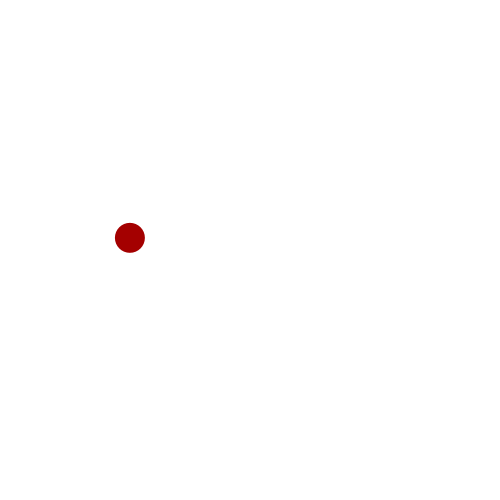
Frame 1 (no input)
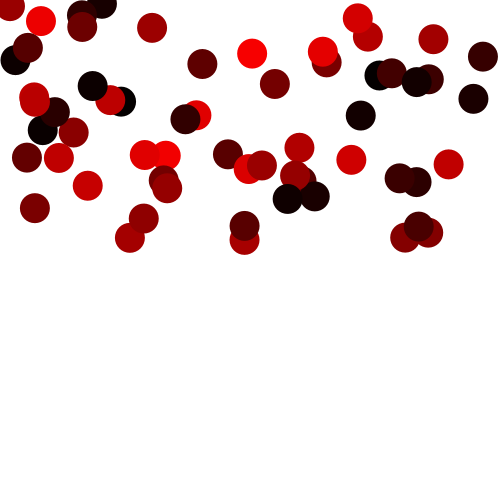
Frame 60 (the mouse pressed at the canvas centre just before this capture)
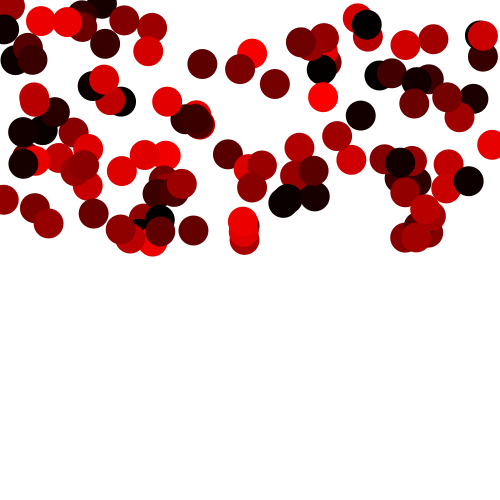
Frame 120 (the mouse held since frame 60 and released just before this capture)

The Processing sketch that drew these frames (run headless with seeded random() and noise(); from frame 60 on, the mouse is pressed at the canvas centre):

// Processing sketch: sketch_2
// ── sketch_2.pde
void setup() {
  size(500, 500);
  background(255);
  noStroke();
}

void draw() {
  fill(random(255), 0, 0);
  ellipse(random(500), random(250), 30, 30);
}
